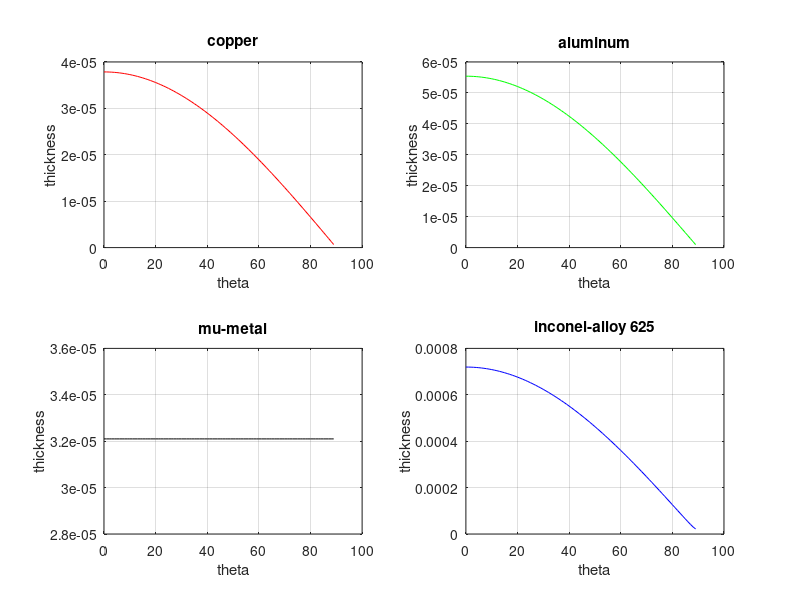

This figure's MATLAB source:
clc
clear
u = 1.256637e-6;%permeability of free space
ettaSpace = 376.7;% etta is characterictic impedance 
f = 10e6;% frequency
thetaI = 0:1:89;
%Copper 
uRCopp = 1; 
sigCopp = 5.85*1e7; %sig is conductivity 
thetaTCopp = asind(sind(thetaI)/(uRCopp)^0.5); %theta transmitted is got using Snell's law
ettaCopp = abs((1 + j)*(((2*pi*f*u*uRCopp)/(2*sigCopp))^0.5));
TransCopp = abs((2*ettaCopp*cosd(thetaI))/(ettaSpace*cosd(thetaTCopp)+ettaCopp*cosd(thetaI)));
attenCopp = (pi*f*u*uRCopp*sigCopp)^0.5;
thickCopp = ((log(1e-6/TransCopp))/(-attenCopp))*cosd(thetaTCopp);
%aluminum
sigAl = 3.538*1e7;
uRAl = 1;
thetaTAl = asind(sind(thetaI)/(uRAl)^0.5);
ettaAl = abs((1 + j)*(((2*pi*f*u*uRAl)/(2*sigAl))^0.5));
TransAl = abs((2*ettaAl*cosd(thetaI))/(ettaSpace*cosd(thetaTAl)+ettaAl*cosd(thetaI)));
attenAl = (pi*f*u*uRAl*sigAl)^0.5;
thickAl = ((log(1e-6/TransAl))/(-attenAl))*cosd(thetaTAl);
%mu metal 
sigMu = 2.0833*1e4;
uRMu = 1.5e5;
thetaTMu = asind(sind(thetaI)/(uRMu)^0.5);
ettaMu = abs((1 + j)*(((2*pi*f*u*uRMu)/(2*sigMu))^0.5));
TransMu = abs((2*ettaMu*cosd(thetaI))/(ettaSpace*cosd(thetaTMu)+ettaMu*cosd(thetaI)));
attenMu = (pi*f*u*uRMu*sigMu)^0.5;
thickMu = ((log(1e-6/TransMu))/(-attenMu))*cosd(thetaTMu);
%inconel-alloy 625
sigInc = 77.5*1e4;
uRInc = 1.0006;
thetaTinc = asind(sind(thetaI)/(uRInc)^0.5);
ettaInc = abs((1 + j)*(((2*pi*f*u*uRInc)/(2*sigInc))^0.5));
TransInc = abs((2*ettaInc*cosd(thetaI))/(ettaSpace*cosd(thetaTinc)+ettaInc*cosd(thetaI)));
attenInc = (pi*f*u*uRInc*sigInc)^0.5;
thickInc = ((log(1e-6/TransInc))/(-attenInc))*cosd(thetaTinc);

thickvec = [thetaI ;thickCopp ; thickAl ;thickMu; thickInc];%results vector
thickvec = transpose(thickvec);
figure
subplot(2,2,1),plot(thetaI,thickCopp ,'r');
grid
xlabel('theta')
ylabel('thickness')
title('copper')
subplot(2,2,2),plot(thetaI,thickAl ,'g');
grid
xlabel('theta')
ylabel('thickness')
title('aluminum')
subplot(2,2,3),plot(thetaI,thickMu ,'black');
grid
xlabel('theta')
ylabel('thickness')
title('mu-metal')
subplot(2,2,4),plot(thetaI,thickInc ,'b');
grid
xlabel('theta')
ylabel('thickness')
title('inconel-alloy 625')
%exporting
csvwrite('resultsperpen.csv',thickvec);